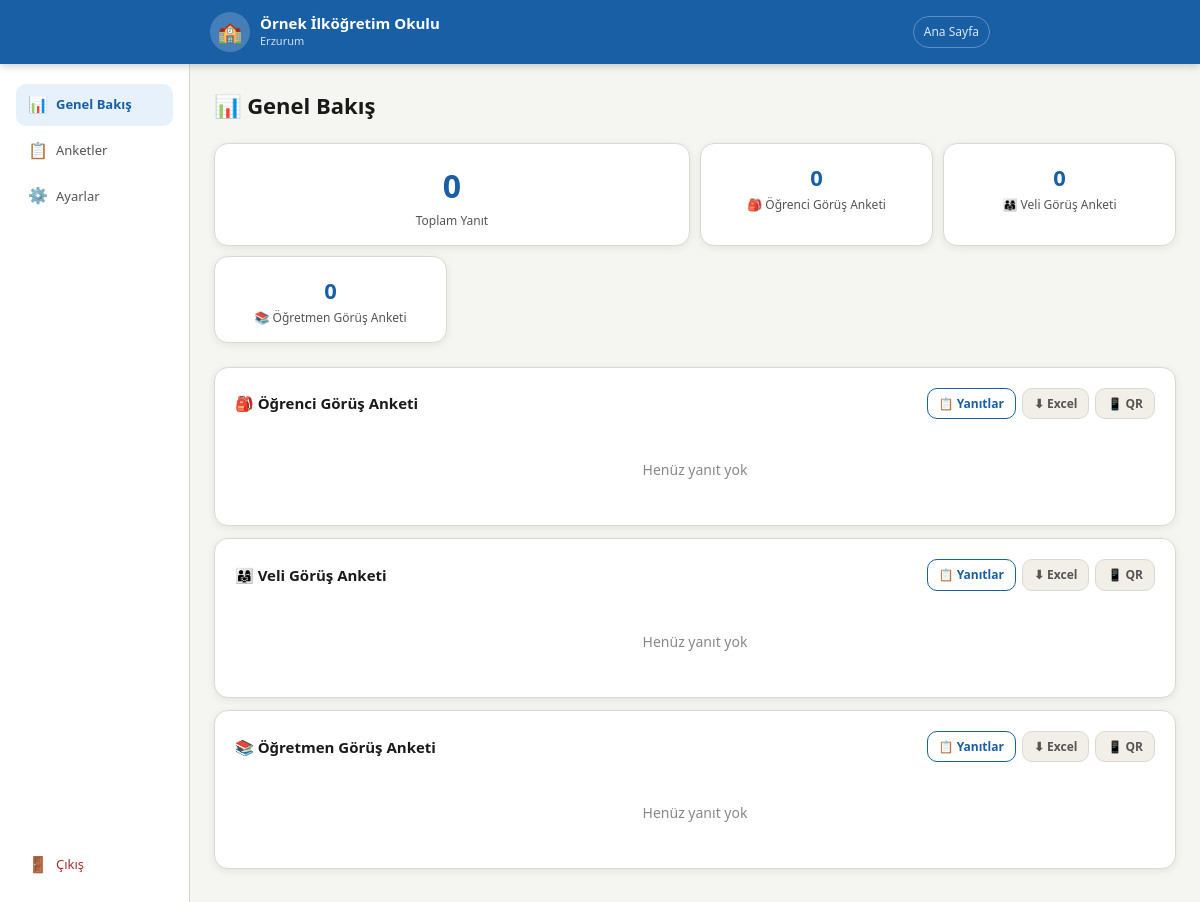
Screenshot of /admin/panel (signed in) with the database file from the repository.
### tables this page shows
CREATE TABLE ayarlar (
            anahtar TEXT PRIMARY KEY, deger TEXT
        );

CREATE TABLE anketler (
            id INTEGER PRIMARY KEY AUTOINCREMENT,
            rol TEXT NOT NULL, baslik TEXT NOT NULL,
            icon TEXT NOT NULL DEFAULT '📝',
            aktif INTEGER DEFAULT 1, sira INTEGER DEFAULT 0,
            baslangic_tarihi TEXT DEFAULT NULL,
            bitis_tarihi TEXT DEFAULT NULL,
            aciklama TEXT DEFAULT '',
            gorunum TEXT DEFAULT 'varsayilan'
        , kart_renk TEXT DEFAULT '');

### app.py (the view, shortened to what this page needs)
@app.route("/admin/panel")
@giris_gerekli
def admin_panel():
    with db() as c:
        anketler=c.execute("SELECT * FROM anketler ORDER BY sira").fetchall()
        istat=[]
        toplam=0
        for a in anketler:
            sayi=c.execute("SELECT COUNT(*) as n FROM yanitlar WHERE anket_id=?",(a["id"],)).fetchone()["n"]
            toplam+=sayi
            yanitlar=c.execute("SELECT veriler FROM yanitlar WHERE anket_id=?",(a["id"],)).fetchall()
            yy={}
            avg={k:round(sum(vs)/len(vs),1) for k,vs in yy.items()}
            son7=c.execute("""SELECT tarih, COUNT(*) as sayi FROM yanitlar
                WHERE anket_id=? GROUP BY tarih ORDER BY tarih DESC LIMIT 7""",(a["id"],)).fetchall()
            istat.append({"anket":dict(a),"sayi":sayi,"avg":avg,
                          "son7":[dict(r) for r in son7]})
        son=c.execute("""SELECT y.*,a.baslik as ab,a.icon as ai FROM yanitlar y
            JOIN anketler a ON y.anket_id=a.id ORDER BY y.id DESC LIMIT 10""").fetchall()
    ctx=gctx(); ctx.update({"istat":istat,"toplam":toplam,"son":[dict(r) for r in son]})
    return render_template("admin_panel.html",**ctx)

### app.py (called while the page is built)
def db():
    con = sqlite3.connect(DB)
    con.row_factory = sqlite3.Row
    return con

def ayar(k, v=""):
    with db() as c:
        r=c.execute("SELECT deger FROM ayarlar WHERE anahtar=?",(k,)).fetchone()
    return r["deger"] if r else v

def gctx():
    return {"okul_adi":ayar("okul_adi"),"okul_sehir":ayar("okul_sehir"),
            "tema":ayar("tema","mavi"),"amblem":ayar("amblem")}

def giris_gerekli(f):
    @wraps(f)
    def k(*a,**kw):
        if not session.get("admin"): return redirect(url_for("admin_giris"))
        return f(*a,**kw)
    return k

### templates/admin_panel.html (shortened to what this page needs)
{% extends "admin_base.html" %}
{% set aktif_sayfa = "panel" %}
{% block admin_icerik %}
<div class="sayfa-baslik">📊 Genel Bakış</div>
<div class="istat-grid">
  <div class="istat-kutu" style="grid-column:span 2">
    <div class="istat-sayi">{{ toplam }}</div>
    <div class="istat-lbl">Toplam Yanıt</div>
  </div>
  {% for i in istat %}
  <div class="istat-kutu">
    <div class="istat-sayi" style="font-size:22px">{{ i.sayi }}</div>
    <div class="istat-lbl">{{ i.anket.icon }} {{ i.anket.baslik }}</div>
  </div>
  {% endfor %}
</div>
{% for i in istat %}
<div class="kart" style="margin-bottom:.75rem">
  <div style="display:flex;align-items:center;justify-content:space-between;margin-bottom:1rem;flex-wrap:wrap;gap:8px">
    <strong style="font-size:15px">{{ i.anket.icon }} {{ i.anket.baslik }}</strong>
    <div style="display:flex;gap:6px;flex-wrap:wrap">
      <a href="/admin/sonuclar/{{ i.anket.id }}" class="btn btn-outline btn-kucuk">📋 Yanıtlar</a>
      <a href="/admin/excel/{{ i.anket.id }}" class="btn btn-gri btn-kucuk">⬇ Excel</a>
      <a href="/admin/qr/{{ i.anket.id }}" class="btn btn-gri btn-kucuk">📱 QR</a>
    </div>
  </div>
  {% if i.sayi > 0 %}
  <div style="position:relative;height:180px;margin-bottom:.5rem">
    <canvas id="grafik_{{ i.anket.id }}"></canvas>
  </div>
  {% if i.son7 %}
  <div style="font-size:12px;color:var(--metin-ik);margin-top:.5rem">
    Son günler:
    {% for g in i.son7 %}
    <span class="badge badge-gri">{{ g.tarih }}: {{ g.sayi }} yanıt</span>
    {% endfor %}
  </div>
  {% endif %}
  <script>
  (function() {
    var avg = {{ i.avg | tojson }};
    var labels = Object.keys(avg).map(function(k){ return k.replace('s_',''); });
    var values = Object.values(avg);
    if (labels.length === 0) return;
    var ctx = document.getElementById('grafik_{{ i.anket.id }}').getContext('2d');
    new Chart(ctx, {
      type: 'bar',
      data: {
        labels: labels,
        datasets: [{
          label: 'Ortalama Puan',
          data: values,
          backgroundColor: 'rgba(24,95,165,0.7)',
          borderColor: 'rgba(24,95,165,1)',
          borderWidth: 1,
          borderRadius: 6
        }]
      },
      options: {
        responsive: true, maintainAspectRatio: false,
        scales: {
          y: { min: 0, max: 5, ticks: { stepSize: 1 } }
        },
        plugins: { legend: { display: false } }
      }
    });
  })();
  </script>
  {% else %}
  <div style="text-align:center;padding:1.5rem;color:var(--metin-uc);font-size:14px">
    Henüz yanıt yok
  </div>
  {% endif %}
</div>
{% endfor %}
{% endblock %}

### templates/base.html (shortened to what this page needs)
<!DOCTYPE html>
<html lang="tr" data-tema="{{ tema }}">
<head>
<link rel="stylesheet" href="/static/css/style.css">
</head>
<body>
<header class="site-header">
  <div class="header-ic">
    <a href="/" class="logo-bolum">
      {% if amblem %}
        <img src="{{ amblem }}" class="amblem-img" alt="Amblem">
      {% else %}
        <div class="amblem-placeholder">🏫</div>
      {% endif %}
      <div>
        <div class="okul-adi-header">{{ okul_adi }}</div>
        {% if okul_sehir %}<div class="okul-sehir-header">{{ okul_sehir }}</div>{% endif %}
      </div>
    </a>
    <nav class="header-nav">
      <a href="/" class="header-link">Ana Sayfa</a>
    </nav>
  </div>
</header>
<main>{% block icerik %}{% endblock %}</main>
</body>
</html>

### style.css (style rules this page uses)
*,*::before,*::after { box-sizing:border-box;margin:0;padding:0 }
html { font-size:16px;-webkit-text-size-adjust:100% }
body { font-family:'Segoe UI',system-ui,-apple-system,sans-serif;background:var(--arka);color:var(--metin);min-height:100vh;line-height:1.6 }
:root,[data-tema="mavi"] { --ana:#185FA5;--ana-koy:#0d4278;--ana-ac:#E6F1FB;--ana-orta:#B5D4F4; --yesil:#3B6D11;--yesil-ac:#EAF3DE; --turuncu:#854F0B;--turuncu-ac:#FAEEDA; --kirmizi:#A32D2D;--kirmizi-ac:#FCEBEB; --gri:#888780;--gri-ac:#F1EFE8; --metin:#1a1a1a;--metin-ik:#555;--metin-uc:#888; --kenar:#d9d9d5;--kenar-koy:#b0b0aa; --arka:#f5f5f2;--yuzey:#ffffff; --golge:0 2px 8px rgba(0,0,0,.08); --golge-buyuk:0 4px 20px rgba(0,0,0,.12); --r:10px;--r-lg:14px;--r-xl:20px; }
.site-header { background:var(--ana);color:#fff;padding:.75rem 1rem;position:sticky;top:0;z-index:100;box-shadow:0 2px 8px rgba(0,0,0,.2) }
.header-ic { max-width:780px;margin:0 auto;display:flex;align-items:center;justify-content:space-between;gap:10px }
.logo-bolum { display:flex;align-items:center;gap:10px;text-decoration:none;color:#fff;min-width:0 }
.amblem-placeholder { width:40px;height:40px;border-radius:50%;background:rgba(255,255,255,.2);display:flex;align-items:center;justify-content:center;font-size:20px;flex-shrink:0 }
.okul-adi-header { font-size:15px;font-weight:700;line-height:1.2;white-space:nowrap;overflow:hidden;text-overflow:ellipsis }
.okul-sehir-header { font-size:11px;opacity:.8 }
.header-nav { display:flex;gap:6px;flex-shrink:0 }
.header-link { color:rgba(255,255,255,.85);font-size:12px;text-decoration:none;padding:5px 10px;border:1px solid rgba(255,255,255,.3);border-radius:20px;transition:all .15s;white-space:nowrap }
.btn { display:inline-flex;align-items:center;gap:6px;padding:9px 18px;border-radius:var(--r);border:none;font-size:14px;font-weight:600;cursor:pointer;text-decoration:none;transition:all .15s;white-space:nowrap }
.btn-outline { background:transparent;color:var(--ana);border:1.5px solid var(--ana) }
.btn-gri { background:var(--gri-ac);color:var(--metin-ik);border:1px solid var(--kenar) }
.btn-kucuk { padding:5px 11px;font-size:12px }
.kart { background:var(--yuzey);border:1px solid var(--kenar);border-radius:var(--r-lg);padding:1.25rem;box-shadow:var(--golge) }
.kart+.kart { margin-top:.75rem }
.istat-grid { display:grid;grid-template-columns:repeat(2,1fr);gap:10px;margin-bottom:1.5rem }
@media (min-width:500px) { .istat-grid { grid-template-columns:repeat(4,1fr) } }
.istat-kutu { background:var(--yuzey);border:1px solid var(--kenar);border-radius:var(--r-lg);padding:1rem;text-align:center;box-shadow:var(--golge) }
.istat-sayi { font-size:clamp(24px,6vw,32px);font-weight:800;color:var(--ana) }
.istat-lbl { font-size:12px;color:var(--metin-ik);margin-top:2px;word-break:break-word;line-height:1.3 }
.sayfa-baslik { font-size:clamp(18px,4vw,22px);font-weight:800;margin-bottom:1.25rem;display:flex;align-items:center;gap:8px;flex-wrap:wrap }

### templates/base.html (style rules this page uses)
html, body { overflow-x: hidden; }

### rows the page displays
ayarlar: deger "Örnek İlköğretim Okulu"
ayarlar: deger "Erzurum"
anketler: anket.icon "🎒", anket.baslik "Öğrenci Görüş Anketi", anket.icon "🎒", anket.baslik "Öğrenci Görüş Anketi"
anketler: anket.icon "👨‍👩‍👧", anket.baslik "Veli Görüş Anketi", anket.icon "👨‍👩‍👧", anket.baslik "Veli Görüş Anketi"
anketler: anket.icon "📚", anket.baslik "Öğretmen Görüş Anketi", anket.icon "📚", anket.baslik "Öğretmen Görüş Anketi"

### other values shown
{{ toplam }} "0"
{{ i.sayi }} "0" "0" "0"
